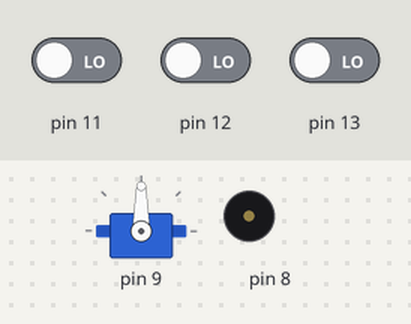
A sketch run on a simulated Arduino Uno, built with avr-gcc and run on an emulated ATmega328P. On the bench: servo, buzzer (waves = sounding). The test bench sets the inputs (shaded band); at power-on: pin 11 LOW, pin 12 LOW, pin 13 LOW.

Above: at 0.87 s.
1.3 s: pin 11 driven HIGH
At 1.74 s:
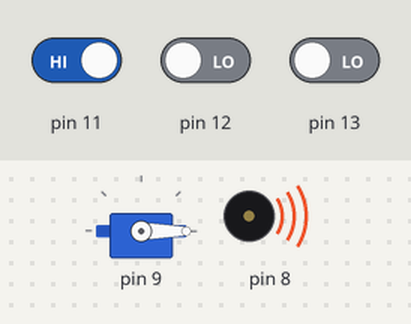
4.3 s: pin 11 driven LOW
At 7.22 s:
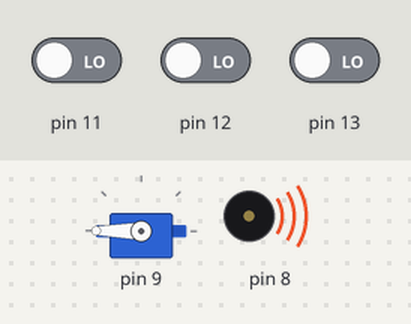
7.3 s: pin 12 driven HIGH
At 7.57 s:
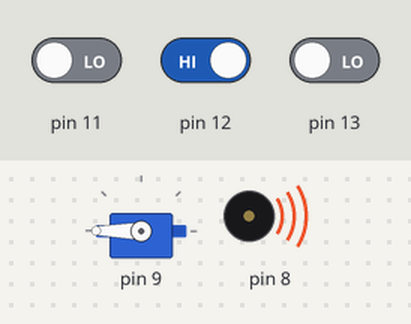
Timing chart, 0 to 16.3 s (numbered marks = the images above; inputs shaded):
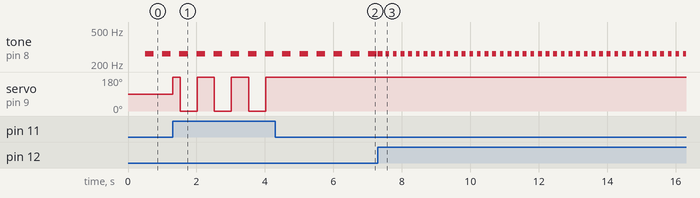

Measured:
- after the input at 1.3 s, servo on pin 9: 90° → 180° at once, then repeats every 1.0 s: 0° 0.50 s, 180° 0.50 s
- after the input at 4.3 s, servo on pin 9: stops changing and stays 180°
- after the input at 7.3 s, tone on pin 8: alternates 262 Hz for 0.11 s and silent for 0.11 s, starting at once
- by itself, tone on pin 8: alternates 262 Hz for 0.25 s and silent for 0.25 s

The sketch:

Plucker.ino
```cpp
//class Plucker {
//  public:
//    Servo Finger;
//    int pos;
//    int increment;
//    int updateInterval;
//    unsigned long lastUpdate;
//
//    Plucker(int interval) {
//      updateInterval = interval;
//      increment = 5;
//    }
//
//    void Attach(int pin) {
//      Finger.attach(pin);
//    }
//
//    void Detach() {
//      Finger.detach();
//    }
//
//    void Update() {
//      if (pos < 180) {
//        pos = 180;
//        Finger.write(pos);
//      } else if (pos > 0) {
//        pos = 0;
//        Finger.write(pos);
//      }
//    }
//};
```

Metronome.ino
```cpp
//class Metronome {
//    // Set the sound value of Meternome
//    int sound = NOTE_C4;
//
//    // Initialize the note duration for on and off
//    int noteDuration;
//    int noteL;
//
//    // Increases and decreases the tempo
//    int buttonSpeedUp;
//    int buttonSpeedDown;
//    int increment;
//
//    // State
//    bool soundState = true;
//
//    // Pin
//    int pin;
//
//    // Time tracker for last time the sound was updated
//    unsigned long previousMillis;
//
//  public:
//    Metronome(int note, int pinNum) {
//      noteL = note;
//      noteDuration = 1000 / noteL;
//      pin = pinNum;
//
//      increment = 1.2;
//    }
//
//    void Update() {
//      int currentMillis = millis();
//      int duration = noteDuration*2;
//      if (currentMillis-previousMillis > duration) {
//        tone(pin,sound,noteDuration);
//        previousMillis = currentMillis;
//      }
//    }
//
//    void increaseSpeed () {
//        if (noteL <= 8){
//          noteL += 1;
//          noteDuration = 1000/noteL;
//        }
//    }
//
//    void decreaseSpeed() {
//      if (noteL > 1) {
//        noteL -= 1;
//        noteDuration = 1000/noteL;
//      }
//    }
//
//};
```

Music_Instrument.ino
```cpp
/*
   Sean Sada
   Design Invocation 23
   Homework Assignment

   I am attempting to develop a program that works to pluck guitar strings while
   setting a tempo which can be changed with switches as if it was a meteronome

   Dev note: Spinner is no longer being used and is currently storing a class for
   led's which was intended to be used to indicate the meteronome speed in binary.
   Furthermore, both classes Metronome and Plucker were moved to this file as they
   won't be recognized due to the file naming scheme. This will be something I
   will be aware of in the future
*/

#include "pitches.h"
#include <Servo.h>

class Metronome {
    // Set the sound value of Meternome
    int sound = NOTE_C4;

    // Initialize the note duration for on and off
    int noteDuration;
    int noteL;

    // Increases and decreases the tempo
    int buttonSpeedUp;
    int buttonSpeedDown;
    int increment;

    // State
    bool soundState = true;

    // Pin
    int pin;

    // Time tracker for last time the sound was updated
    unsigned long previousMillis;

  public:
    // Constructor
    Metronome(int note, int pinNum) {
      noteL = note;
      noteDuration = 1000 / noteL;
      pin = pinNum;

      increment = 1.2;
    }

    // Method called to update the information of the metronome
    void Update() {
      int currentMillis = millis();
      int duration = noteDuration*2;
      if (currentMillis-previousMillis > duration) {
        tone(pin,sound,noteDuration);
        previousMillis = currentMillis;
      }
    }

    // Method used to increase the beep rate of the meteronome maxing out at an eigth
    // not to prevent the rate getting too high and making just a single long beep
    void increaseSpeed () {
        if (noteL <= 8){
          noteL += 1;
          noteDuration = 1000/noteL;
        }
    }

    // Method used to decrease beep rate of the metronome with at a minimum being
    // 1000 milliseconds so as to not have the meteronome stop playing completely
    void decreaseSpeed() {
      if (noteL > 1) {
        noteL -= 1;
        noteDuration = 1000/noteL;
      }
    }

};

class Plucker {
  public:
    // Initializing the Servo within the Plucker as a Finger
    Servo Finger;

    // Initializes and stores Servo position
    int pos;

    // Used to update the increment of the rotation but this currently has no use
    int increment;

    int updateInterval;
//    unsigned long lastUpdate;                         // No longer used

    // Constructor
    Plucker(int interval) {
      updateInterval = interval;
      increment = 5;
    }

    // Method to attach pin to Finger
    void Attach(int pin) {
      Finger.attach(pin);
    }

    // Method to detatch pin from Finger
    void Detach() {
      Finger.detach();
    }

    // Method to be called in loop to update the Finger
    void Update() {
      // Will update the servo position                 // No longer used
      //      if ((millis() - lastUpdate) > updateInterval) {
      //        lastUpdate = millis();
      //        pos += increment;
      //        servo.write(pos);
      //        Serial.println(pos);
      //        if ((pos >= 180) || (pos <= 0)) {
      //          increment = -increment;
      //        }
      //      }

      // rotates the servo 180 degrees each way
      if (pos < 180) {
        pos = 180;
        Finger.write(pos);
      } else if (pos > 0) {
        pos = 0;
        Finger.write(pos);
      }
    }
};

// Stores servo position, originally used it testing
int pos = 0;                                           // No longer used

// Meteronome object initialized with
Metronome metronome = Metronome(4, 8);

// Plucker object initialized
Plucker finger = Plucker(5);

void setup() {
  // this attached the pin to the finger servo
  finger.Attach(9);
}

void loop() {
  // This checks the metronome to see what it should play
  metronome.Update();

  // This checks to see if the button is pressed and causes the servo to turn and this
  // plucking the guitar string
  if (digitalRead(11) == HIGH) {
    finger.Update();
  }

  // These if statements check to see if their respective buttons are pressed, increasing
  // or decreasing the meteronome speed
  if (digitalRead(12) == HIGH) {
    metronome.increaseSpeed();
  }
  if (digitalRead(13) == HIGH) {
    metronome.decreaseSpeed();
  }

}
```

Spinner.ino
```cpp
//class Spinner {
//    int ledPin;
//    long OnTime;                    // milliseconds of on-time
//    long OffTime;                   // milliseconds of off-time
//
//    int ledState;                   // used to set the LED
//    unsigned long previousMillis;   // stores the previous time LED was updated
//
//    Spinner(int pin, long on, long off) {
//      ledPin = pin;
//      pinMode(ledPin, OUTPUT);
//
//      OnTime = on;
//      OffTime = off;
//
//      ledState = LOW;
//      previousMillis = 0;
//    }
//
//    void Update() {
//      unsigned long currentMillis = millis();
//
//      // Below replaces the loop previously used
//      if ((ledState == HIGH) && (currentMillis - previousMillis >= OnTime)) {
//        ledState = LOW;
//        previousMillis = currentMillis;
//        digitalWrite(ledPin, ledState);
//      }
//      else if ((ledState == LOW) && (currentMillis - previousMillis >= Offtime)) {
//        ledState = HIGH;
//        previousMillis = currentMillis;
//        digitalWrite(ledPin, ledState);
//      }
//    }
//};
```

pitches.h
```cpp
/*************************************************
 * Public Constants
 *************************************************/

#define NOTE_B0  31
#define NOTE_C1  33
#define NOTE_CS1 35
#define NOTE_D1  37
#define NOTE_DS1 39
#define NOTE_E1  41
#define NOTE_F1  44
#define NOTE_FS1 46
#define NOTE_G1  49
#define NOTE_GS1 52
#define NOTE_A1  55
#define NOTE_AS1 58
#define NOTE_B1  62
#define NOTE_C2  65
#define NOTE_CS2 69
#define NOTE_D2  73
#define NOTE_DS2 78
#define NOTE_E2  82
#define NOTE_F2  87
#define NOTE_FS2 93
#define NOTE_G2  98
#define NOTE_GS2 104
#define NOTE_A2  110
#define NOTE_AS2 117
#define NOTE_B2  123
#define NOTE_C3  131
#define NOTE_CS3 139
#define NOTE_D3  147
#define NOTE_DS3 156
#define NOTE_E3  165
#define NOTE_F3  175
#define NOTE_FS3 185
#define NOTE_G3  196
#define NOTE_GS3 208
#define NOTE_A3  220
#define NOTE_AS3 233
#define NOTE_B3  247
#define NOTE_C4  262
#define NOTE_CS4 277
#define NOTE_D4  294
#define NOTE_DS4 311
#define NOTE_E4  330
#define NOTE_F4  349
#define NOTE_FS4 370
#define NOTE_G4  392
#define NOTE_GS4 415
#define NOTE_A4  440
#define NOTE_AS4 466
#define NOTE_B4  494
#define NOTE_C5  523
#define NOTE_CS5 554
#define NOTE_D5  587
#define NOTE_DS5 622
#define NOTE_E5  659
#define NOTE_F5  698
#define NOTE_FS5 740
#define NOTE_G5  784
#define NOTE_GS5 831
#define NOTE_A5  880
#define NOTE_AS5 932
#define NOTE_B5  988
#define NOTE_C6  1047
#define NOTE_CS6 1109
#define NOTE_D6  1175
#define NOTE_DS6 1245
#define NOTE_E6  1319
#define NOTE_F6  1397
#define NOTE_FS6 1480
#define NOTE_G6  1568
#define NOTE_GS6 1661
#define NOTE_A6  1760
#define NOTE_AS6 1865
#define NOTE_B6  1976
#define NOTE_C7  2093
#define NOTE_CS7 2217
#define NOTE_D7  2349
#define NOTE_DS7 2489
#define NOTE_E7  2637
#define NOTE_F7  2794
#define NOTE_FS7 2960
#define NOTE_G7  3136
#define NOTE_GS7 3322
#define NOTE_A7  3520
#define NOTE_AS7 3729
#define NOTE_B7  3951
#define NOTE_C8  4186
#define NOTE_CS8 4435
#define NOTE_D8  4699
#define NOTE_DS8 4978
```
